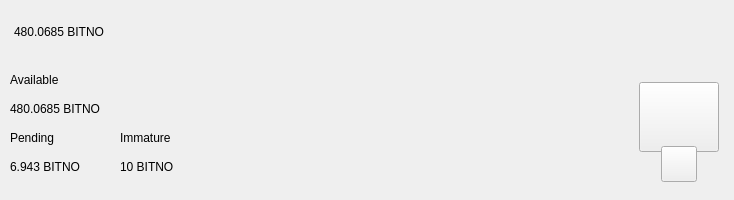
<?xml version="1.0" encoding="UTF-8"?>
<ui version="4.0">
 <class>TopBar</class>
 <widget class="QWidget" name="TopBar">
  <property name="geometry">
   <rect>
    <x>0</x>
    <y>0</y>
    <width>734</width>
    <height>200</height>
   </rect>
  </property>
  <property name="minimumSize">
   <size>
    <width>0</width>
    <height>200</height>
   </size>
  </property>
  <property name="maximumSize">
   <size>
    <width>16777215</width>
    <height>200</height>
   </size>
  </property>
  <property name="windowTitle">
   <string>Form</string>
  </property>
  <layout class="QVBoxLayout" name="verticalLayout_10" stretch="0">
   <property name="spacing">
    <number>0</number>
   </property>
   <property name="leftMargin">
    <number>0</number>
   </property>
   <property name="topMargin">
    <number>0</number>
   </property>
   <property name="rightMargin">
    <number>0</number>
   </property>
   <property name="bottomMargin">
    <number>0</number>
   </property>
   <item>
    <widget class="PFBorderImage" name="containerTop">
     <layout class="QVBoxLayout" name="verticalLayout_11">
      <property name="spacing">
       <number>0</number>
      </property>
      <property name="leftMargin">
       <number>0</number>
      </property>
      <property name="topMargin">
       <number>0</number>
      </property>
      <property name="rightMargin">
       <number>0</number>
      </property>
      <property name="bottomMargin">
       <number>0</number>
      </property>
      <item>
       <widget class="QWidget" name="top_container_2" native="true">
        <property name="minimumSize">
         <size>
          <width>0</width>
          <height>65</height>
         </size>
        </property>
        <layout class="QHBoxLayout" name="top_container">
         <property name="spacing">
          <number>0</number>
         </property>
         <property name="leftMargin">
          <number>14</number>
         </property>
         <property name="topMargin">
          <number>0</number>
         </property>
         <property name="rightMargin">
          <number>14</number>
         </property>
         <property name="bottomMargin">
          <number>0</number>
         </property>
         <item alignment="Qt::AlignVCenter">
          <widget class="QWidget" name="widgetTopAmount" native="true">
           <property name="sizePolicy">
            <sizepolicy hsizetype="Preferred" vsizetype="Maximum">
             <horstretch>0</horstretch>
             <verstretch>0</verstretch>
            </sizepolicy>
           </property>
           <layout class="QHBoxLayout" name="horizontalLayout_5">
            <property name="spacing">
             <number>0</number>
            </property>
            <property name="leftMargin">
             <number>0</number>
            </property>
            <property name="topMargin">
             <number>0</number>
            </property>
            <property name="rightMargin">
             <number>0</number>
            </property>
            <property name="bottomMargin">
             <number>0</number>
            </property>
            <item alignment="Qt::AlignTop">
             <widget class="QLabel" name="labelAmountTopBITNO">
              <property name="minimumSize">
               <size>
                <width>0</width>
                <height>36</height>
               </size>
              </property>
              <property name="styleSheet">
               <string notr="true">padding:0px;margin:0px;</string>
              </property>
              <property name="text">
               <string notr="true">480.0685 BITNO</string>
              </property>
             </widget>
            </item>
           </layout>
          </widget>
         </item>
         <item>
          <spacer name="horizontalSpacer">
           <property name="orientation">
            <enum>Qt::Horizontal</enum>
           </property>
           <property name="sizeHint" stdset="0">
            <size>
             <width>40</width>
             <height>20</height>
            </size>
           </property>
          </spacer>
         </item>
         <item>
          <layout class="QHBoxLayout" name="horizontalLayout_4">
           <property name="spacing">
            <number>12</number>
           </property>
           <property name="rightMargin">
            <number>0</number>
           </property>
           <item alignment="Qt::AlignRight">
            <widget class="QWidget" name="layoutSync" native="true">
             <property name="minimumSize">
              <size>
               <width>0</width>
               <height>36</height>
              </size>
             </property>
             <property name="maximumSize">
              <size>
               <width>16777215</width>
               <height>36</height>
              </size>
             </property>
             <layout class="QVBoxLayout" name="verticalLayout_9">
              <property name="leftMargin">
               <number>0</number>
              </property>
              <property name="topMargin">
               <number>0</number>
              </property>
              <property name="rightMargin">
               <number>0</number>
              </property>
              <property name="bottomMargin">
               <number>0</number>
              </property>
              <item>
               <widget class="ExpandableButton" name="pushButtonSync" native="true">
                <property name="minimumSize">
                 <size>
                  <width>36</width>
                  <height>36</height>
                 </size>
                </property>
                <property name="maximumSize">
                 <size>
                  <width>16777215</width>
                  <height>36</height>
                 </size>
                </property>
               </widget>
              </item>
             </layout>
            </widget>
           </item>
           <item>
            <widget class="ExpandableButton" name="pushButtonHDUpgrade" native="true">
             <property name="minimumSize">
              <size>
               <width>36</width>
               <height>36</height>
              </size>
             </property>
            </widget>
           </item>
           <item>
            <widget class="ExpandableButton" name="pushButtonStack" native="true">
             <property name="minimumSize">
              <size>
               <width>36</width>
               <height>36</height>
              </size>
             </property>
            </widget>
           </item>
           <item>
            <widget class="ExpandableButton" name="pushButtonColdStaking" native="true">
             <property name="minimumSize">
              <size>
               <width>36</width>
               <height>36</height>
              </size>
             </property>
            </widget>
           </item>
           <item>
            <widget class="ExpandableButton" name="pushButtonConnection" native="true">
             <property name="minimumSize">
              <size>
               <width>36</width>
               <height>36</height>
              </size>
             </property>
            </widget>
           </item>
           <item>
            <widget class="ExpandableButton" name="pushButtonLock" native="true">
             <property name="sizePolicy">
              <sizepolicy hsizetype="Expanding" vsizetype="Expanding">
               <horstretch>0</horstretch>
               <verstretch>0</verstretch>
              </sizepolicy>
             </property>
             <property name="minimumSize">
              <size>
               <width>36</width>
               <height>0</height>
              </size>
             </property>
            </widget>
           </item>
           <item>
            <widget class="ExpandableButton" name="pushButtonFAQ" native="true">
             <property name="minimumSize">
              <size>
               <width>36</width>
               <height>36</height>
              </size>
             </property>
            </widget>
           </item>
          </layout>
         </item>
        </layout>
       </widget>
      </item>
      <item>
       <widget class="QWidget" name="bottom_container" native="true">
        <property name="minimumSize">
         <size>
          <width>0</width>
          <height>135</height>
         </size>
        </property>
        <layout class="QHBoxLayout" name="botton_container">
         <property name="leftMargin">
          <number>10</number>
         </property>
         <property name="topMargin">
          <number>0</number>
         </property>
         <property name="rightMargin">
          <number>10</number>
         </property>
         <property name="bottomMargin">
          <number>10</number>
         </property>
         <item>
          <layout class="QHBoxLayout" name="horizontalLayout_3">
           <property name="bottomMargin">
            <number>9</number>
           </property>
           <item>
            <layout class="QVBoxLayout" name="verticalLayout_7">
             <property name="spacing">
              <number>0</number>
             </property>
             <property name="leftMargin">
              <number>0</number>
             </property>
             <property name="rightMargin">
              <number>30</number>
             </property>
             <item>
              <layout class="QVBoxLayout" name="verticalLayout_2">
               <item>
                <widget class="QLabel" name="labelTitle1">
                 <property name="text">
                  <string>Available</string>
                 </property>
                </widget>
               </item>
               <item>
                <widget class="QLabel" name="labelAmountBITNO">
                 <property name="text">
                  <string notr="true">480.0685 BITNO</string>
                 </property>
                </widget>
               </item>
              </layout>
             </item>
             <item>
              <layout class="QHBoxLayout" name="horizontalLayout_2">
               <property name="spacing">
                <number>0</number>
               </property>
               <item>
                <layout class="QVBoxLayout" name="verticalLayout_3">
                 <item>
                  <widget class="QLabel" name="labelTitle3">
                   <property name="text">
                    <string>Pending</string>
                   </property>
                  </widget>
                 </item>
                 <item>
                  <widget class="QLabel" name="labelPendingBITNO">
                   <property name="text">
                    <string notr="true">6.943 BITNO</string>
                   </property>
                  </widget>
                 </item>
                </layout>
               </item>
               <item>
                <spacer name="horizontalSpacer_3">
                 <property name="orientation">
                  <enum>Qt::Horizontal</enum>
                 </property>
                 <property name="sizeType">
                  <enum>QSizePolicy::Fixed</enum>
                 </property>
                 <property name="sizeHint" stdset="0">
                  <size>
                   <width>40</width>
                   <height>20</height>
                  </size>
                 </property>
                </spacer>
               </item>
               <item>
                <layout class="QVBoxLayout" name="verticalLayout_4">
                 <item>
                  <widget class="QLabel" name="labelTitle4">
                   <property name="text">
                    <string>Immature</string>
                   </property>
                  </widget>
                 </item>
                 <item>
                  <widget class="QLabel" name="labelImmatureBITNO">
                   <property name="text">
                    <string notr="true">10 BITNO</string>
                   </property>
                  </widget>
                 </item>
                </layout>
               </item>
              </layout>
             </item>
            </layout>
           </item>
          </layout>
         </item>
         <item>
          <spacer name="horizontalSpacer_2">
           <property name="orientation">
            <enum>Qt::Horizontal</enum>
           </property>
           <property name="sizeHint" stdset="0">
            <size>
             <width>40</width>
             <height>20</height>
            </size>
           </property>
          </spacer>
         </item>
         <item alignment="Qt::AlignHCenter|Qt::AlignVCenter">
          <widget class="QWidget" name="qrContainer" native="true">
           <property name="sizePolicy">
            <sizepolicy hsizetype="Preferred" vsizetype="Minimum">
             <horstretch>0</horstretch>
             <verstretch>0</verstretch>
            </sizepolicy>
           </property>
           <property name="minimumSize">
            <size>
             <width>90</width>
             <height>110</height>
            </size>
           </property>
           <property name="maximumSize">
            <size>
             <width>90</width>
             <height>110</height>
            </size>
           </property>
           <layout class="QVBoxLayout" name="containerQR">
            <property name="spacing">
             <number>0</number>
            </property>
            <property name="leftMargin">
             <number>5</number>
            </property>
            <property name="topMargin">
             <number>10</number>
            </property>
            <property name="rightMargin">
             <number>5</number>
            </property>
            <property name="bottomMargin">
             <number>0</number>
            </property>
            <item>
             <widget class="QPushButton" name="btnQr">
              <property name="minimumSize">
               <size>
                <width>70</width>
                <height>70</height>
               </size>
              </property>
              <property name="maximumSize">
               <size>
                <width>16777215</width>
                <height>70</height>
               </size>
              </property>
              <property name="focusPolicy">
               <enum>Qt::NoFocus</enum>
              </property>
              <property name="text">
               <string/>
              </property>
              <property name="iconSize">
               <size>
                <width>70</width>
                <height>70</height>
               </size>
              </property>
             </widget>
            </item>
            <item>
             <spacer name="verticalSpacer">
              <property name="orientation">
               <enum>Qt::Vertical</enum>
              </property>
              <property name="sizeType">
               <enum>QSizePolicy::Fixed</enum>
              </property>
              <property name="sizeHint" stdset="0">
               <size>
                <width>20</width>
                <height>20</height>
               </size>
              </property>
             </spacer>
            </item>
            <item alignment="Qt::AlignHCenter|Qt::AlignBottom">
             <widget class="QPushButton" name="pushButtonQR">
              <property name="minimumSize">
               <size>
                <width>36</width>
                <height>36</height>
               </size>
              </property>
              <property name="maximumSize">
               <size>
                <width>36</width>
                <height>36</height>
               </size>
              </property>
              <property name="focusPolicy">
               <enum>Qt::NoFocus</enum>
              </property>
              <property name="text">
               <string/>
              </property>
             </widget>
            </item>
           </layout>
          </widget>
         </item>
        </layout>
       </widget>
      </item>
     </layout>
    </widget>
   </item>
  </layout>
 </widget>
 <customwidgets>
  <customwidget>
   <class>ExpandableButton</class>
   <extends>QWidget</extends>
   <header>qt/bitno/expandablebutton.h</header>
   <container>1</container>
  </customwidget>
  <customwidget>
   <class>PFBorderImage</class>
   <extends>QFrame</extends>
   <header>qt/bitno/pfborderimage.h</header>
   <container>1</container>
  </customwidget>
 </customwidgets>
 <resources/>
 <connections/>
</ui>
